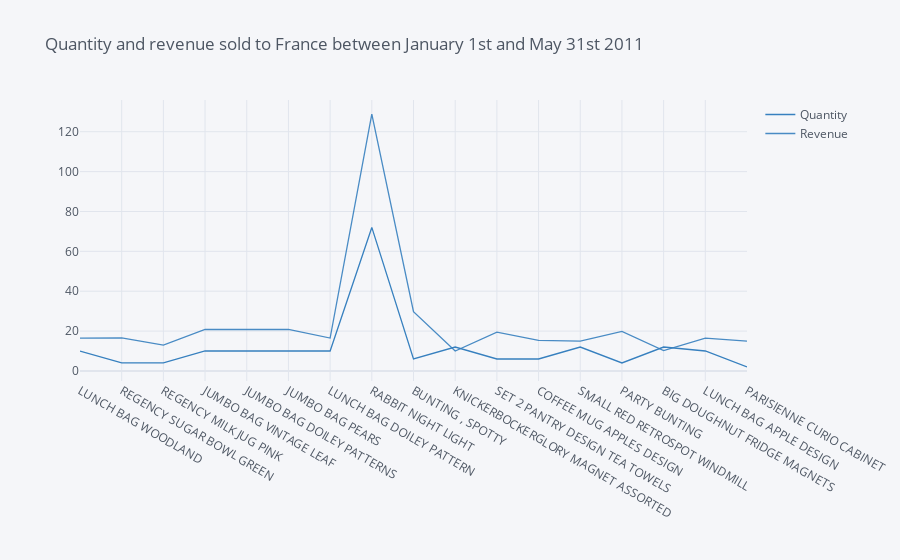

The notebook cell saved with this chart:
### Code cell
data2 = data[['Quantity', 'Revenue', 'Description']]
data2.iplot(kind='line', x='Description', xTitle='', color='blue',  
           title='Quantity and revenue sold to France between January 1st and May 31st 2011')

### Figure 1 — Plotly figure (JSON) as saved in the notebook; plotly's stock layout.template omitted (floating-point values rounded to 4 significant figures)
{"data": [{"line": {"color": "rgba(55, 128, 191, 1.0)", "dash": "solid", "shape": "linear", "width": 1.3}, "mode": "lines", "name": "Quantity", "text": "", "type": "scatter", "x": ["LUNCH BAG WOODLAND", "REGENCY SUGAR BOWL GREEN", "REGENCY MILK JUG PINK ", "JUMBO BAG VINTAGE LEAF", "JUMBO BAG DOILEY PATTERNS", "JUMBO BAG PEARS", "LUNCH BAG DOILEY PATTERN ", "RABBIT NIGHT LIGHT", "BUNTING , SPOTTY ", "KNICKERBOCKERGLORY MAGNET ASSORTED ", "SET 2 PANTRY DESIGN TEA TOWELS", "COFFEE MUG APPLES DESIGN", "SMALL RED RETROSPOT WINDMILL", "PARTY BUNTING", "BIG DOUGHNUT FRIDGE MAGNETS", "LUNCH BAG APPLE DESIGN", "PARISIENNE CURIO CABINET"], "y": [10, 4, 4, 10, 10, 10, 10, 72, 6, 12, 6, 6, 12, 4, 12, 10, 2]}, {"line": {"color": "rgba(55, 128, 191, 0.8999999999999999)", "dash": "solid", "shape": "linear", "width": 1.3}, "mode": "lines", "name": "Revenue", "text": "", "type": "scatter", "x": ["LUNCH BAG WOODLAND", "REGENCY SUGAR BOWL GREEN", "REGENCY MILK JUG PINK ", "JUMBO BAG VINTAGE LEAF", "JUMBO BAG DOILEY PATTERNS", "JUMBO BAG PEARS", "LUNCH BAG DOILEY PATTERN ", "RABBIT NIGHT LIGHT", "BUNTING , SPOTTY ", "KNICKERBOCKERGLORY MAGNET ASSORTED ", "SET 2 PANTRY DESIGN TEA TOWELS", "COFFEE MUG APPLES DESIGN", "SMALL RED RETROSPOT WINDMILL", "PARTY BUNTING", "BIG DOUGHNUT FRIDGE MAGNETS", "LUNCH BAG APPLE DESIGN", "PARISIENNE CURIO CABINET"], "y": [16.5, 16.6, 13, 20.8, 20.8, 20.8, 16.5, 128.9, 29.7, 9.96, 19.5, 15.3, 15, 19.8, 10.2, 16.5, 15]}], "layout": {"legend": {"bgcolor": "#F5F6F9", "font": {"color": "#4D5663"}}, "paper_bgcolor": "#F5F6F9", "plot_bgcolor": "#F5F6F9", "title": {"font": {"color": "#4D5663"}, "text": "Quantity and revenue sold to France between January 1st and May 31st 2011"}, "xaxis": {"gridcolor": "#E1E5ED", "showgrid": true, "tickfont": {"color": "#4D5663"}, "title": {"font": {"color": "#4D5663"}, "text": ""}, "zerolinecolor": "#E1E5ED"}, "yaxis": {"gridcolor": "#E1E5ED", "showgrid": true, "tickfont": {"color": "#4D5663"}, "title": {"font": {"color": "#4D5663"}, "text": ""}, "zerolinecolor": "#E1E5ED"}}}
